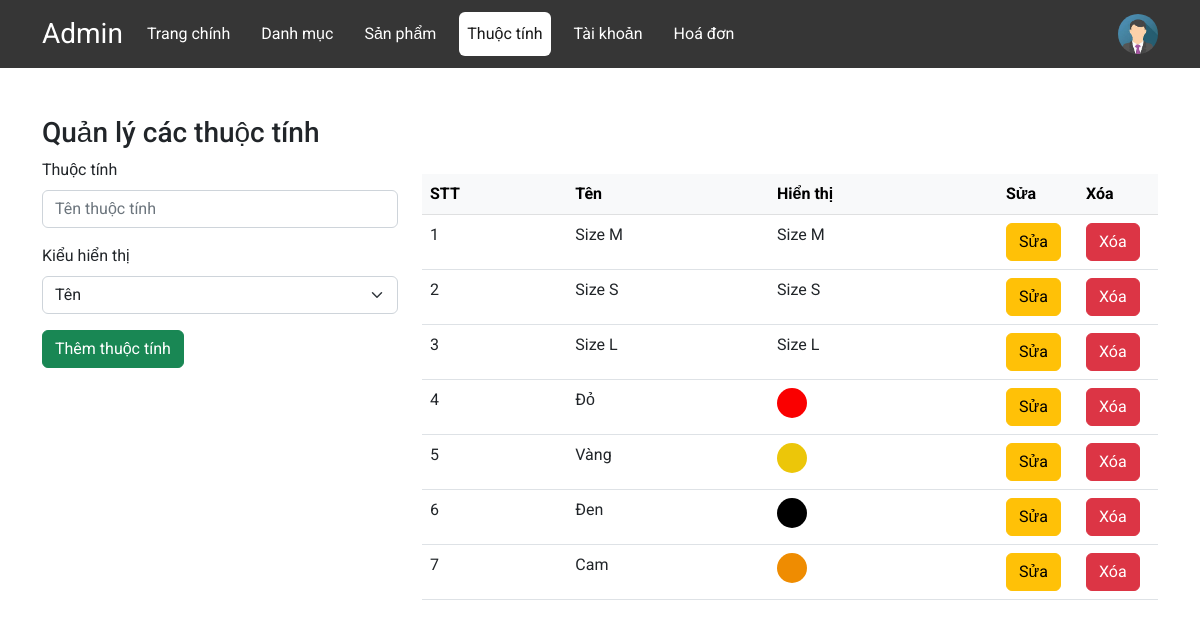
Screenshot of /admin/index.php?url=propertie with the database file from the repository.
### tables this page shows
CREATE TABLE `size` (
  `kt_id` int(11) NOT NULL,
  `kt_name` varchar(255) NOT NULL,
  `kieu_display` int(11) NOT NULL DEFAULT 0,
  `ma_color` varchar(100) DEFAULT NULL
);

### model/size.php (called while the page is built, shortened)
<?php
function getSizeAll(){
    $conn = connect();
    $stmt = $conn->prepare("SELECT *  FROM size");
    $stmt->execute();
    $stmt->setFetchMode(PDO::FETCH_ASSOC);
    $result = $stmt->fetchAll();
    return $result;
}
?>

### admin/views/propertie/index.php (the view, shortened to what this page needs)
<div class="container my-5 warper">
  <h3>Quản lý các thuộc tính</h3>
  <div class="row">
    <div class="col-4">
      <?php if (  isset($propertie)) { ?>
      <form action="index.php?url=propertie-edit-save" method="POST">
        <input hidden type="text" name="id" value="<?=$propertie[0]["kt_id"] ?>">
        <div class="mb-3">
          <label class="form-label">Thuộc tính</label>
          <input type="text" value="<?=$propertie[0]["kt_name"] ?>" name="kt_name" class="form-control"
            placeholder="Tên thuộc tính">
        </div>
        <div class="mb-3">
          <label class="form-label">Kiểu hiển thị</label>
          <select name="kieu_display" value="<?=$propertie[0]["kieu_display"] ?>" class="form-select">
            <option <?php if ($propertie[0]["kieu_display"] == 1) {
                            echo  'selected';
                        }?> value="1">Tên</option>
            <option <?php if ($propertie[0]["kieu_display"] == 2) {
                            echo  'selected';
                        }?> value="2">Màu</option>
          </select>
        </div>
        <div class="mb-3 input-code-color">
          <label class="form-label">Mã màu :</label>
          <br>
          <input name="ma_color" value="<?=$propertie[0]["ma_color"] ?>" type="color" placeholder="Mã màu">
        </div>
        <button class="btn btn-success">Thêm thuộc tính</button>
      </form>
      <?php  }else { ?>
      <form action="index.php?url=propertie-add-save" method="POST">
        <div class="mb-3">
          <label class="form-label">Thuộc tính</label>
          <input type="text" name="kt_name" class="form-control" placeholder="Tên thuộc tính">
        </div>
        <div class="mb-3">
          <label class="form-label">Kiểu hiển thị</label>
          <select name="kieu_display" class="form-select">
            <option value="1">Tên</option>
          </select>
        </div>
        <button class="btn btn-success">Thêm thuộc tính</button>
      </form>
      <?php } ?>
    </div>
    <div class="col-8">
      <table class="table mt-3">
        <thead class="table-light">
          <tr>
            <th scope="col">STT</th>
            <th scope="col">Tên</th>
            <th scope="col">Hiển thị</th>
            <th width="80px" scope="col">Sửa</th>
            <th width="80px" scope="col">Xóa</th>
          </tr>
        </thead>
        <tbody>
          <?php $index = 1; foreach( $size as $item ){ ?>
          <tr>
            <td><?= $index++  ?></td>
            <td><?= $item["kt_name"] ?></td>
            <?php if($item["kieu_display"] == 1){ ?>
            <td><?=  $item["kt_name"] ?> </td>
            <?php }else{ ?>
            <td>
              <div style="height:30px;width:30px;border-radius:50px;background-color:<?=  $item["ma_color"] ?> ">
              </div>
            </td>
            <?php }?>
            <td>
              <a href="index.php?url=propertie-edit&id=<?=$item["kt_id"] ?>" class="btn btn-warning">Sửa</a>
            </td>
            <td>
              <a onclick="return confirm('Bạn có muốn xoá danh mục này ?')"
                href="index.php?url=propertie-delete&id=<?=$item["kt_id"] ?>" class="btn btn-danger">Xóa</a>
            </td>
          </tr>
          <?php  } ?>
        </tbody>
      </table>
    </div>
  </div>
</div>

### admin/views/style.css (style rules this page uses)
* { margin: 0; padding: 0; box-sizing: border-box; }
body { font-family: "Roboto", sans-serif; }
.warper { height: 600px; }

### rows the page displays
size: kt_name "Size M"
size: kt_name "Size S"
size: kt_name "Size L"
size: kt_name "Đỏ"
size: kt_name "Vàng"
size: kt_name "Đen"
size: kt_name "Cam"

### other values shown
$value[ "name"] "Trang chính"
$value[ "name"] "Danh mục"
$value[ "name"] "Sản phẩm"
$value[ "name"] "Thuộc tính"
$value[ "name"] "Tài khoản"
$value[ "name"] "Hoá đơn"
